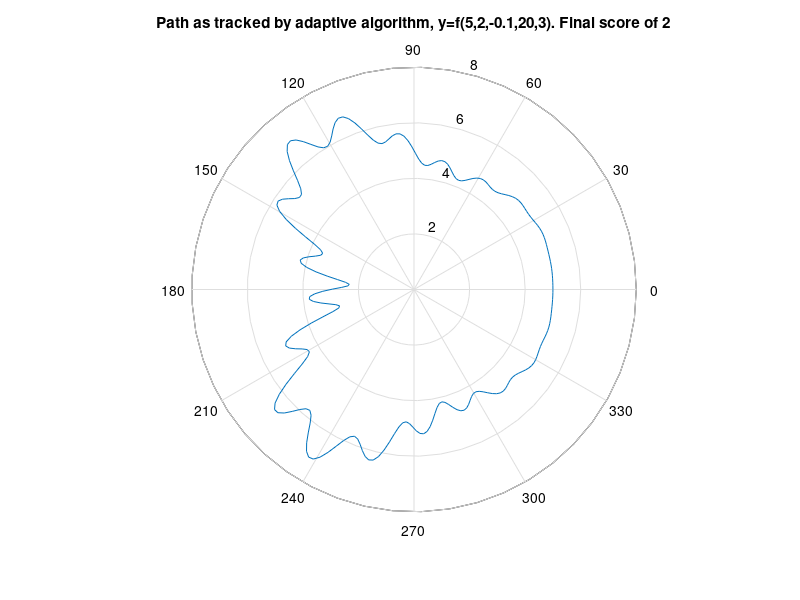

MATLAB code for this plot:
%% k	x	xAdaptive(1)	yAdaptive(1)	
ode_data=[
0	0	5	
1	0.0001	5	
2	0.0301522	5	
3	0.430152	5.00041	
4	0.830152	5.00166	
5	1.23015	5.00371	
6	1.63015	5.00625	
7	2.03015	5.00876	
8	2.43015	5.01071	
9	2.83015	5.01185	
10	3.23015	5.0124	
11	3.63015	5.01308	
12	4.03015	5.01493	
13	4.43015	5.0189	
14	4.83015	5.02537	
15	5.23015	5.03375	
16	5.63015	5.04238	
17	6.03015	5.04874	
18	6.43015	5.05006	
19	6.83015	5.04418	
20	7.23015	5.03036	
21	7.63015	5.00976	
22	8.03015	4.98551	
23	8.43015	4.96203	
24	8.83015	4.94389	
25	9.23015	4.93443	
26	9.63015	4.93448	
27	10.0302	4.94167	
28	10.4302	4.9506	
29	10.8302	4.95395	
30	11.2302	4.94433	
31	11.6302	4.91642	
32	12.0302	4.86884	
33	12.4302	4.80513	
34	12.8302	4.73344	
35	13.2302	4.66493	
36	13.6302	4.61104	
37	14.0302	4.58045	
38	14.4302	4.57641	
39	14.8302	4.5953	
40	15.2302	4.62697	
41	15.6302	4.65689	
42	16.0302	4.66977	
43	16.4302	4.65371	
44	16.8302	4.60386	
45	17.2302	4.52452	
46	17.6302	4.42894	
47	18.0302	4.33665	
48	18.4302	4.2689	
49	18.8302	4.24323	
50	19.2302	4.26857	
51	19.6302	4.34224	
52	20.0302	4.44979	
53	20.4302	4.568	
54	20.8302	4.67039	
55	21.2302	4.73399	
56	21.6302	4.74569	
57	22.0302	4.7064	
58	22.4302	4.63178	
59	22.8302	4.54912	
60	23.2302	4.49097	
61	23.6302	4.48696	
62	24.0302	4.55582	
63	24.4302	4.69979	
64	24.8302	4.90299	
65	25.2302	5.13443	
66	25.6302	5.35502	
67	26.0302	5.52722	
68	26.4302	5.62466	
69	26.8302	5.63946	
70	27.2302	5.58509	
71	27.6302	5.4938	
72	28.0302	5.40912	
73	28.4302	5.37502	
74	28.8302	5.42446	
75	29.2302	5.57021	
76	29.6302	5.80052	
77	30.0302	6.08083	
78	30.4302	6.3615	
79	30.8302	6.58971	
80	31.2302	6.72265	
81	31.6302	6.73876	
82	32.0302	6.64388	
83	32.4302	6.47068	
84	32.8302	6.27118	
85	33.2302	6.10405	
86	33.6302	6.01979	
87	34.0302	6.04747	
88	34.4302	6.18647	
89	34.8302	6.40563	
90	35.2302	6.6501	
91	35.6302	6.85448	
92	36.0302	6.95909	
93	36.4302	6.9253	
94	36.8302	6.74592	
95	37.2302	6.44798	
96	37.6302	6.08687	
97	38.0292	5.73383	
98	38.4292	5.45546	
99	38.8292	5.30148	
100	39.2292	5.28864	
101	39.6292	5.39665	
102	40.0292	5.57266	
103	40.4247	5.74236	
104	40.8176	5.83532	
105	41.2176	5.79592	
106	41.6176	5.59554	
107	42.0176	5.24739	
108	42.4176	4.80157	
109	42.8117	4.33999	
110	43.1983	3.94207	
111	43.5976	3.65518	
112	43.9976	3.53309	
113	44.3976	3.57611	
114	44.7976	3.74329	
115	45.1933	3.96078	
116	45.5765	4.14342	
117	45.9656	4.23059	
118	46.3656	4.16859	
119	46.7656	3.94202	
120	47.1656	3.58278	
121	47.5656	3.15853	
122	47.9481	2.77213	
123	48.33	2.48079	
124	48.73	2.33691	
125	49.13	2.38363	
126	49.53	2.60283	
127	49.93	2.93606	
128	50.3138	3.28484	
129	50.6916	3.57788	
130	51.0847	3.76269	
131	51.4847	3.78587	
132	51.8847	3.64586	
133	52.2847	3.38897	
134	52.6731	3.10173	
135	53.0499	2.86669	
136	53.4343	2.74275	
137	53.8343	2.78839	
138	54.2343	3.02387	
139	54.6343	3.41625	
140	55.0312	3.89162	
141	55.4106	4.34518	
142	55.7904	4.72163	
143	56.1904	4.97223	
144	56.5904	5.04537	
145	56.9904	4.95727	
146	57.3904	4.76461	
147	57.7743	4.55793	
148	58.153	4.41008	
149	58.5483	4.38176	
150	58.9483	4.52235	
151	59.3483	4.83004	
152	59.7483	5.2596	
153	60.1391	5.72429	
154	60.5198	6.14109	
155	60.9098	6.45958	
156	61.3098	6.62272	
157	61.7098	6.60831	
158	62.1098	6.44629	
159	62.5098	6.2007	
160	62.8958	5.96103	
161	63.2849	5.78977	
162	63.6849	5.74283	
163	64.0849	5.84886	
164	64.4849	6.08987	
165	64.8849	6.41246	
166	65.2768	6.73553	
167	65.6679	6.9917	
168	66.0679	7.12534	
169	66.4679	7.09881	
170	66.8679	6.91926	
171	67.2679	6.62924	
172	67.6679	6.29547	
173	68.0641	5.99435	
174	68.4641	5.78246	
175	68.8641	5.69972	
176	69.2641	5.74855	
177	69.6641	5.89748	
178	70.0641	6.09008	
179	70.4641	6.25974	
180	70.8641	6.34663	
181	71.2641	6.31241	
182	71.6641	6.14916	
183	72.0641	5.88053	
184	72.4641	5.55497	
185	72.8641	5.23307	
186	73.2641	4.97238	
187	73.6641	4.81345	
188	74.0641	4.77062	
189	74.4641	4.82969	
190	74.8641	4.95265	
191	75.2641	5.08821	
192	75.6641	5.18505	
193	76.0641	5.20461	
194	76.4641	5.1301	
195	76.8641	4.9697	
196	77.2641	4.75341	
197	77.6641	4.52471	
198	78.0641	4.32915	
199	78.4641	4.20309	
200	78.8641	4.16523	
201	79.2641	4.21293	
202	79.6641	4.3241	
203	80.0641	4.46363	
204	80.4641	4.59286	
205	80.8641	4.6792	
206	81.2641	4.70378	
207	81.6641	4.66514	
208	82.0641	4.57841	
209	82.4641	4.47039	
210	82.8641	4.37204	
211	83.2641	4.3105	
212	83.6641	4.30255	
213	84.0641	4.35118	
214	84.4641	4.44578	
215	84.8641	4.5658	
216	85.2641	4.68649	
217	85.6641	4.78533	
218	86.0641	4.8473	
219	86.4641	4.86788	
220	86.8641	4.85311	
221	87.2641	4.81701	
222	87.6641	4.7773	
223	88.0641	4.75049	
224	88.4641	4.74786	
225	88.8641	4.77316	
226	89.2641	4.82243	
227	89.6641	4.88589	
228	90.0641	4.95101	
229	90.4641	5.00603	
230	90.8641	5.04279	
231	91.2641	5.05838	
232	91.6641	5.05512	
233	92.0641	5.03928	
234	92.4641	5.01884	
235	92.8641	5.00125	
236	93.2641	4.99152	
237	93.6641	4.9914	
238	94.0641	4.99945	
239	94.4641	5.0121	
240	94.8641	5.02501	
241	95.2641	5.03452	
242	95.6641	5.03853	
243	96.0641	5.03686	
244	96.4641	5.0309	
245	96.8641	5.02286	
246	97.2641	5.01494	
247	97.6641	5.00864	
248	98.0641	5.00453	
249	98.4641	5.0023	
250	98.8641	5.00124	
251	99.2641	5.00063	
252	99.6641	5.00018	
253	100	5	
];
figure(1);
polar(ode_data(:,2)*pi()/50,ode_data(:,3));
title({'Path as tracked by adaptive algorithm, y=f(5,2,-0.1,20,3). Final score of 2'});
